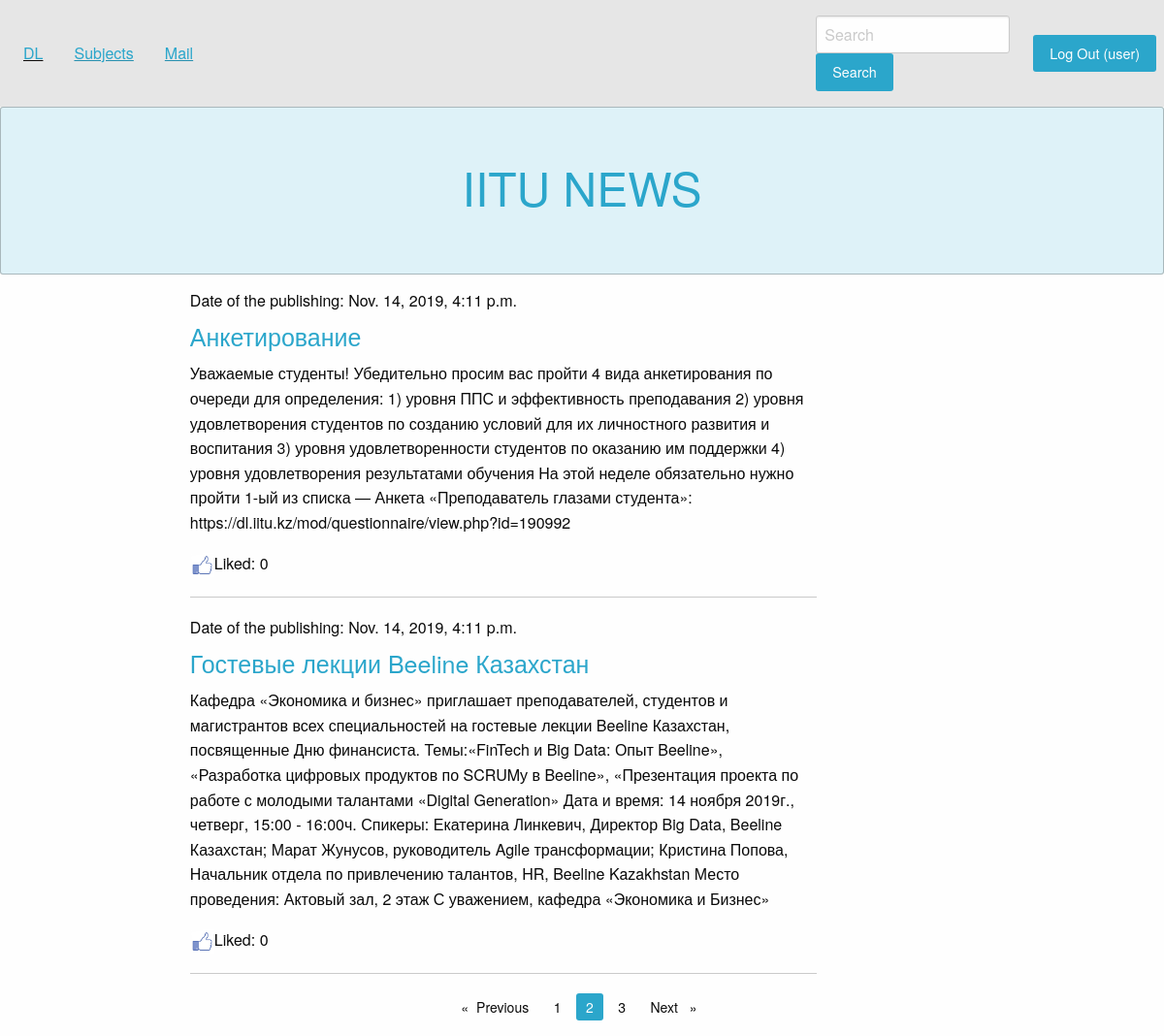
The app's page /basicview/page/2/ (signed in) with its own data.
### article/models.py (models this page shows)
class Article(models.Model):
    class Meta:
        db_table = "article"
    article_title = models.CharField(max_length=200)
    article_text = models.TextField()
    article_date = models.DateTimeField()
    article_likes = models.IntegerField(default=0)

### article/views.py (the view)
# urls.py: path('page/<int:page_number>/', article.views.articles),
def articles(request, page_number=1):
    search_query = request.GET.get("search_field", '')
    if search_query:
        all_articles = Article.objects.filter(Q(article_title__icontains=search_query) |
                                              Q(article_text__icontains=search_query))
    else:
        all_articles = Article.objects.all()
    current_page = Paginator(all_articles, 2)
    return render_to_response('articles.html', {'articles': current_page.page(page_number),
                                                'username': auth.get_user(request).username})

### article/templates/articles.html (shortened to what this page needs)
{% extends "main.html"%}
{% load staticfiles %}
{% block article %}
    <div class="large-8 columns">
        {% for article in articles %}
            <h6>Date of the publishing: {{ article.article_date }}</h6>
            <h4><a href="/articles/get/{{ article.id }}">{{ article.article_title }}</a></h4>
            <p>{{ article.article_text }}</p>
            <p><a href="/articles/addlike/{{ article.id }}/"><img src="{% static  "img/like.jpg" %}" width="25px" height="25px"></a>Liked: {{ article.article_likes }}</p>
            <hr>
        {% endfor %}
    </div>
    <div class="row">
        <div class="large-3 large-offset-5 columns">
            <nav aria-label="Pagination">
            <ul class="pagination">
                {% if articles.has_previous %}
                    <li class="pagination-previous enabled"><a href="/page/{{ articles.previous_page_number }}" aria-label="Previous page">Previous </a></li>
                {% else %}
                <li class="pagination-previous disabled">Previous <span class="show-for-sr">page</span></li>
                {% endif %}
                {% for page in articles.paginator.page_range %}
                    {% if page == articles.number %}
                        <li class="current"><span class="show-for-sr">You're on page</span>{{ page }}</li>
                    {% else %}
                        <li><a href="/page/{{ page }}">{{ page }}</a></li>
                    {% endif %}
                {% endfor %}
            {% if articles.has_next %}
                <li class="pagination-next enabled"><a href="/page/{{ articles.next_page_number }}" aria-label="Next page">Next </a></li>
            {% else %}
                <li><a href="/page/{{ page }}" aria-label="Page 2">{{ page }}</a></li>
            {% endif %}
            </ul>
            </nav>
        </div>
    </div>
{% endblock %}

### article/templates/main.html (shortened to what this page needs)
{% load static %}
<!DOCTYPE html>
<html lang="en">
<head>
    <link rel="stylesheet" href="{% static "css/style.css"%}">
</head>
<body>
    <div class="top-bar">
          <div class="top-bar-left">
            <ul class="menu">
                <li><u><a href="/">DL</a></u></li>
                {% if username %}
                    <li><u style="text-decoration-color: #258faf;"><a href="/user/">Subjects</a></u></li>
                    <li><u style="text-decoration-color: #258faf"><a href="/mail/">Mail</a></u></li>
                {% endif %}
            </ul>
        </div>
        <div class="top-bar">
            <ul class="menu">
                <form action="{% url "articles" %}">
                    <li><input type="text" name="search_field" value="" placeholder="Search" ></li>
                    <li><input class="button" type="submit" name="Search" value="Search"></li>
                </form>
            </ul>
        </div>
        <div class="top-bar-right">
            <ul class="menu">
                {% if username %}
                    <a class="button" href="/auth/logout/">Log Out ({{ username }})</a>
                {% else %}
                    <a class="button" href="/auth/login/">Log In</a>
                {% endif %}
            </ul>
        </div>
    </div>
    <div class="callout large primary">
      <div class="row column text-center">
        <h1><a href="/">IITU NEWS</a></h1>
      </div>
    </div>
    <div class="grid-container">
        <div class="grid-x">
        <div class="small-1 columns"></div> <!— Для отступа слева —>
            <div class="small-8 columns">{% block article %}{% endblock %}</div></div>
    </div>
</body>
</html>

### records on screen
Article: article_date "Nov. 14, 2019, 4:11 p.m.", article_title "Анкетирование", article_text "Уважаемые студенты! Убедительно просим вас пройти 4 вида анкетирования по очереди для определения: 1) уровня ППС и эффективность преподавания 2) уровня удовлетворения студентов по созданию условий для их личностного развития и воспитания 3) уровня удовлетворенности студентов по оказанию им поддержки 4) уровня удовлетворения результатами обучения На этой неделе обязательно нужно пройти 1-ый из списка — Анкета «Преподаватель глазами студента»: https://dl.iitu.kz/mod/questionnaire/view.php?id=190992", article_likes "0"
Article: article_date "Nov. 14, 2019, 4:11 p.m.", article_title "Гостевые лекции Beeline Казахстан", article_text "Кафедра «Экономика и бизнес» приглашает преподавателей, студентов и магистрантов всех специальностей на гостевые лекции Beeline Казахстан, посвященные Дню финансиста. Темы:«FinTech и Big Data: Опыт Beeline», «Разработка цифровых продуктов по SCRUMу в Beeline», «Презентация проекта по работе с молодыми талантами «Digital Generation» Дата и время: 14 ноября 2019г., четверг, 15:00 - 16:00ч. Спикеры: Екатерина Линкевич, Директор Big Data, Beeline Казахстан; Марат Жунусов, руководитель Agile трансформации; Кристина Попова, Начальник отдела по привлечению талантов, HR, Beeline Kazakhstan Место проведения: Актовый зал, 2 этаж С уважением, кафедра «Экономика и Бизнес»", article_likes "0"

### other values on screen
{{ username }} "user"
{{ page }} "1" "3"
{{ page }} "2"
